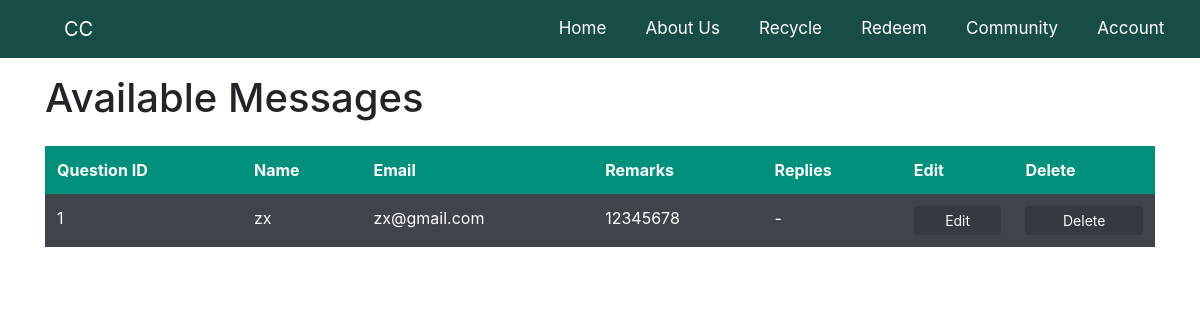
Before: /RetrieveContact with the older database file.
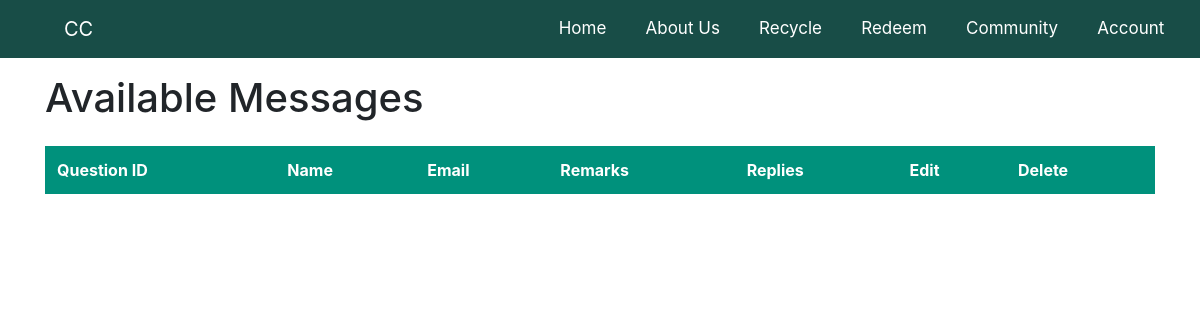
After: the same page with the newer database file.
### app.py (models this page shows)
class ContactUs(db.Model):
    id = db.Column(db.Integer, primary_key=True)
    name = db.Column(db.String(200), nullable=False)
    email = db.Column(db.String(200), nullable=False)
    remarks = db.Column(db.Text, nullable=False)
    replies = db.Column(db.Text, nullable=False)

### app.py (the view)
@app.route('/RetrieveContact')
def retrieve_contact():
    user_messages = ContactUs.query.order_by(ContactUs.id)
    return render_template("retrieveContact.html", user_messages = user_messages)

### app.py (called while the page is built)
@app.before_request
def before_request():
    g.user = None
    if 'user id' in session:
        g.user = session['user id']

### templates/retrievecontact.html (shortened to what this page needs)
{% extends "base.html" %}
{% block content %}
<link rel="stylesheet" href="{{ url_for('static', filename='CSS/process.css')}}">
<div class="container mt-3">
    <h1 class="pb-3">Available Messages</h1>
  <table class="table table-dark table-striped table-hover">
    <thead class="thead-green">
      <tr>
        <th>Question ID</th>
        <th>Name</th>
        <th>Email</th>
        <th>Remarks</th>
        <th>Replies</th>
        <th>Edit</th>
        <th>Delete</th>
      </tr>
    </thead>
    <tbody>
    {% for qn in user_messages %}
      <tr>
        <td>{{ qn.id }}</td>
        <td>{{ qn.name }}</td>
        <td>{{ qn.email }}</td>
        <td>{{ qn.remarks }}</td>
        <td>{{ qn.replies }}</td>
        <td><a type="button" href="{{ url_for('edit_message', id=qn.id) }}" class="text-center btn-sm btn-dark w-100">
          Edit
        </a></td>
        <td>
        <a type="button" href="{{ url_for('delete_contact', id=qn.id) }}" class="text-center btn-sm btn-dark w-100">
          Delete
        </a>
        </td>
      </tr>
    {% endfor %}
    </tbody>
  </table>
</div>
{% endblock %}

Changed rows visible on the page:
removed ContactUs: id "1", name "zx", email "zx@gmail.com", remarks "12345678", replies "-"
